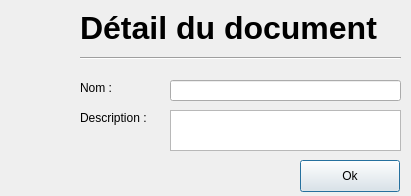
<?xml version="1.0" encoding="UTF-8"?>
<ui version="4.0">
 <class>winDoc</class>
 <widget class="QDialog" name="winDoc">
  <property name="geometry">
   <rect>
    <x>0</x>
    <y>0</y>
    <width>411</width>
    <height>196</height>
   </rect>
  </property>
  <property name="windowTitle">
   <string>Détail du document</string>
  </property>
  <widget class="QLabel" name="labelPicture">
   <property name="geometry">
    <rect>
     <x>10</x>
     <y>10</y>
     <width>64</width>
     <height>64</height>
    </rect>
   </property>
   <property name="text">
    <string/>
   </property>
   <property name="pixmap">
    <pixmap resource="../ressources/ressources.qrc">:/winPictures/doc_64.png</pixmap>
   </property>
  </widget>
  <widget class="QLabel" name="labelNameDoc">
   <property name="geometry">
    <rect>
     <x>80</x>
     <y>80</y>
     <width>58</width>
     <height>16</height>
    </rect>
   </property>
   <property name="text">
    <string>Nom :</string>
   </property>
  </widget>
  <widget class="QLabel" name="labelDesc">
   <property name="geometry">
    <rect>
     <x>80</x>
     <y>110</y>
     <width>81</width>
     <height>16</height>
    </rect>
   </property>
   <property name="text">
    <string>Description :</string>
   </property>
  </widget>
  <widget class="QLabel" name="labelTitle">
   <property name="geometry">
    <rect>
     <x>80</x>
     <y>10</y>
     <width>321</width>
     <height>41</height>
    </rect>
   </property>
   <property name="text">
    <string>&lt;html&gt;&lt;head/&gt;&lt;body&gt;&lt;p&gt;&lt;span style=&quot; font-size:24pt; font-weight:700;&quot;&gt;Détail du document&lt;/span&gt;&lt;/p&gt;&lt;/body&gt;&lt;/html&gt;</string>
   </property>
   <property name="alignment">
    <set>Qt::AlignmentFlag::AlignLeading|Qt::AlignmentFlag::AlignLeft|Qt::AlignmentFlag::AlignTop</set>
   </property>
  </widget>
  <widget class="Line" name="line">
   <property name="geometry">
    <rect>
     <x>80</x>
     <y>50</y>
     <width>321</width>
     <height>16</height>
    </rect>
   </property>
   <property name="orientation">
    <enum>Qt::Orientation::Horizontal</enum>
   </property>
  </widget>
  <widget class="QLineEdit" name="lineEditNameDoc">
   <property name="geometry">
    <rect>
     <x>170</x>
     <y>80</y>
     <width>231</width>
     <height>21</height>
    </rect>
   </property>
  </widget>
  <widget class="QTextEdit" name="textEditDescDoc">
   <property name="geometry">
    <rect>
     <x>170</x>
     <y>110</y>
     <width>231</width>
     <height>41</height>
    </rect>
   </property>
  </widget>
  <widget class="QPushButton" name="pushBtnOk">
   <property name="geometry">
    <rect>
     <x>300</x>
     <y>160</y>
     <width>100</width>
     <height>32</height>
    </rect>
   </property>
   <property name="text">
    <string>Ok</string>
   </property>
  </widget>
 </widget>
 <resources>
  <include location="../ressources/ressources.qrc"/>
 </resources>
 <connections/>
</ui>
